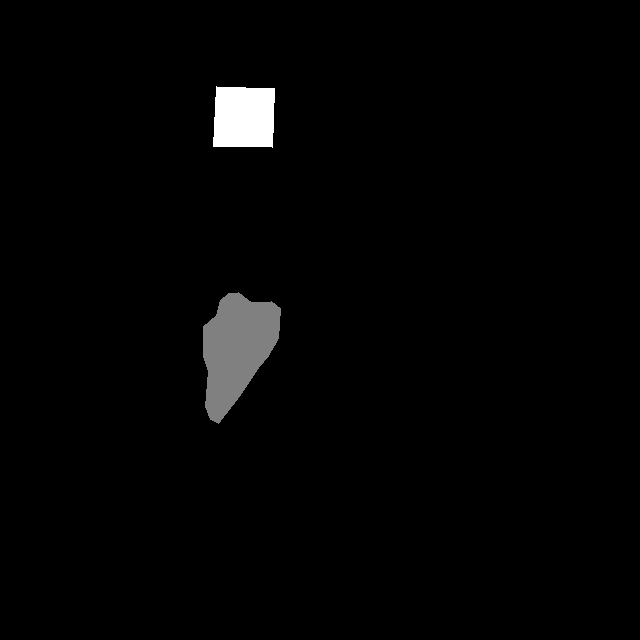
#> input picture valid/labelcol/0671_png_jpg.rf.ac7982e30eeb6c1f7f9325d9187ffc1f.png, 640 x 640 px, found by its file name
$ python teste.py
#> lines starting #> are read from the running program, lines starting #| are printed output that depends on the picture
import numpy as np
from PIL import Image

img = Image.open(r'C:\Users\diogo\Documents\Isec\projeto\MedT Model\github\wounds\valid\labelcol\0671_png_jpg.rf.ac7982e30eeb6c1f7f9325d9187ffc1f.png').convert('L')
arr = np.array(img)

# record the original shape
shape = arr.shape
#> shape = (640, 640)

# make a 1-dimensional view of arr
flat_arr = arr.ravel()

# convert it to a matrix
vector = np.matrix(flat_arr)

# do something to the vector
vector[:,::10] = 128

# reform a numpy array of the original shape
arr2 = np.asarray(vector).reshape(shape)
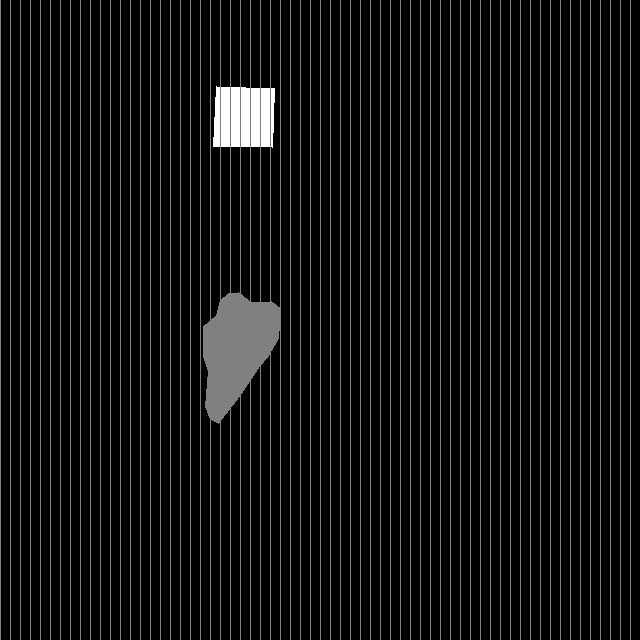
#> arr2: shape (640, 640); min 0, max 255, mean 16.6

# make a PIL image
#> (the run stopped early here; a loop or call above may not have finished)
